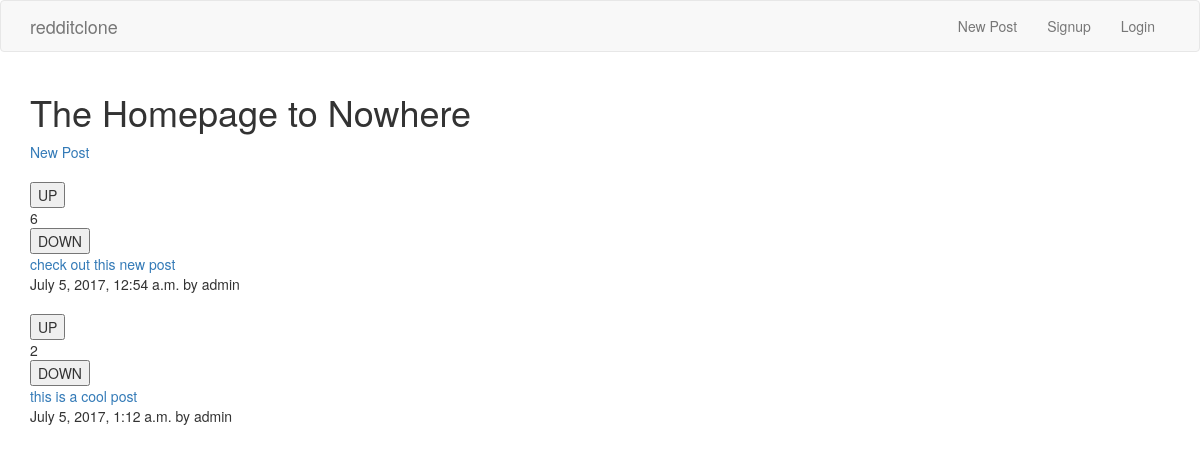
The page / on the database its author committed.
### posts/models.py (models this page shows, shortened)
class Post(models.Model):
	title = models.CharField(max_length=200)
	url = models.TextField()
	pub_date = models.DateTimeField()
	author = models.ForeignKey(User)
	votes_total = models.IntegerField(default=1)

### posts/views.py (the view)
# urls.py: 2. Add a URL to urlpatterns:  url(r'^$', views.home, name='home')
def home(request):
	posts = models.Post.objects.order_by('-votes_total')
	return render(request, 'posts/home.html', {'posts':posts})

### posts/templates/posts/home.html (shortened to what this page needs)
{% extends 'base.html' %}
{% block content %}
<h1>The Homepage to Nowhere</h1>
<a href="{% url 'posts:create' %}">New Post</a>
{% for post in posts %}
<br><br>
<form method="POST" action="{% url 'posts:upvote' post.id %}">
	<input type="submit" value="UP">
</form>
{{post.votes_total}}
<form method="POST" action="{% url 'posts:downvote' post.id %}">
	<input type="submit" value="DOWN">
</form>
<a href="{{ post.url }}">{{post.title}}</a>
<br>
{{post.pub_date}} by {{post.author.username}}
{% endfor %}
{% endblock %}

### rows shown on the page
Post: votes_total "6", title "check out this new post", pub_date "July 5, 2017, 12:54 a.m.", author.username "admin"
Post: votes_total "2", title "this is a cool post", pub_date "July 5, 2017, 1:12 a.m.", author.username "admin"
